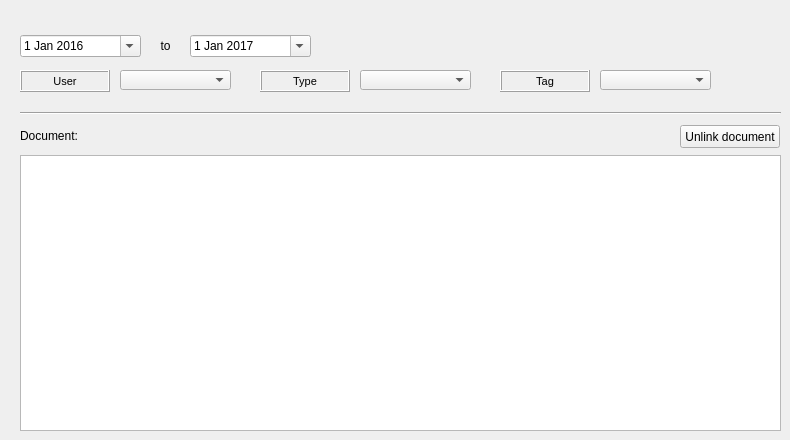
   <widget class="QWidget" name="tab_16">
    <attribute name="title">
     <string>Document</string>
    </attribute>
    <widget class="QComboBox" name="doc_user">
     <property name="geometry">
      <rect>
       <x>120</x>
       <y>70</y>
       <width>111</width>
       <height>20</height>
      </rect>
     </property>
    </widget>
    <widget class="QLabel" name="label_doc_user">
     <property name="geometry">
      <rect>
       <x>20</x>
       <y>70</y>
       <width>90</width>
       <height>22</height>
      </rect>
     </property>
     <property name="font">
      <font>
       <pointsize>8</pointsize>
      </font>
     </property>
     <property name="frameShape">
      <enum>QFrame::Box</enum>
     </property>
     <property name="frameShadow">
      <enum>QFrame::Raised</enum>
     </property>
     <property name="text">
      <string>User</string>
     </property>
     <property name="textFormat">
      <enum>Qt::AutoText</enum>
     </property>
     <property name="scaledContents">
      <bool>false</bool>
     </property>
     <property name="alignment">
      <set>Qt::AlignCenter</set>
     </property>
     <property name="margin">
      <number>3</number>
     </property>
    </widget>
    <widget class="Line" name="line_6">
     <property name="geometry">
      <rect>
       <x>20</x>
       <y>105</y>
       <width>761</width>
       <height>16</height>
      </rect>
     </property>
     <property name="orientation">
      <enum>Qt::Horizontal</enum>
     </property>
    </widget>
    <widget class="QDateEdit" name="date_document_from">
     <property name="geometry">
      <rect>
       <x>20</x>
       <y>35</y>
       <width>121</width>
       <height>22</height>
      </rect>
     </property>
     <property name="date">
      <date>
       <year>2016</year>
       <month>1</month>
       <day>1</day>
      </date>
     </property>
     <property name="calendarPopup">
      <bool>true</bool>
     </property>
    </widget>
    <widget class="QComboBox" name="doc_type">
     <property name="geometry">
      <rect>
       <x>360</x>
       <y>70</y>
       <width>111</width>
       <height>20</height>
      </rect>
     </property>
    </widget>
    <widget class="QLabel" name="label_document">
     <property name="geometry">
      <rect>
       <x>20</x>
       <y>125</y>
       <width>90</width>
       <height>22</height>
      </rect>
     </property>
     <property name="font">
      <font>
       <pointsize>9</pointsize>
      </font>
     </property>
     <property name="frameShape">
      <enum>QFrame::NoFrame</enum>
     </property>
     <property name="frameShadow">
      <enum>QFrame::Plain</enum>
     </property>
     <property name="text">
      <string>Document:</string>
     </property>
     <property name="textFormat">
      <enum>Qt::AutoText</enum>
     </property>
     <property name="scaledContents">
      <bool>false</bool>
     </property>
     <property name="alignment">
      <set>Qt::AlignLeading|Qt::AlignLeft|Qt::AlignVCenter</set>
     </property>
     <property name="margin">
      <number>3</number>
     </property>
    </widget>
    <widget class="QLabel" name="label_doc_to">
     <property name="geometry">
      <rect>
       <x>150</x>
       <y>35</y>
       <width>31</width>
       <height>22</height>
      </rect>
     </property>
     <property name="font">
      <font>
       <pointsize>9</pointsize>
      </font>
     </property>
     <property name="frameShape">
      <enum>QFrame::NoFrame</enum>
     </property>
     <property name="frameShadow">
      <enum>QFrame::Raised</enum>
     </property>
     <property name="text">
      <string>to</string>
     </property>
     <property name="textFormat">
      <enum>Qt::AutoText</enum>
     </property>
     <property name="scaledContents">
      <bool>false</bool>
     </property>
     <property name="alignment">
      <set>Qt::AlignCenter</set>
     </property>
     <property name="margin">
      <number>3</number>
     </property>
    </widget>
    <widget class="QDateEdit" name="date_document_to">
     <property name="geometry">
      <rect>
       <x>190</x>
       <y>35</y>
       <width>121</width>
       <height>22</height>
      </rect>
     </property>
     <property name="date">
      <date>
       <year>2017</year>
       <month>1</month>
       <day>1</day>
      </date>
     </property>
     <property name="calendarPopup">
      <bool>true</bool>
     </property>
    </widget>
    <widget class="QLabel" name="label_doc_type">
     <property name="geometry">
      <rect>
       <x>260</x>
       <y>70</y>
       <width>90</width>
       <height>22</height>
      </rect>
     </property>
     <property name="font">
      <font>
       <pointsize>8</pointsize>
      </font>
     </property>
     <property name="frameShape">
      <enum>QFrame::Box</enum>
     </property>
     <property name="frameShadow">
      <enum>QFrame::Raised</enum>
     </property>
     <property name="text">
      <string>Type</string>
     </property>
     <property name="textFormat">
      <enum>Qt::AutoText</enum>
     </property>
     <property name="scaledContents">
      <bool>false</bool>
     </property>
     <property name="alignment">
      <set>Qt::AlignCenter</set>
     </property>
     <property name="margin">
      <number>3</number>
     </property>
    </widget>
    <widget class="QLabel" name="label_doc_tag">
     <property name="geometry">
      <rect>
       <x>500</x>
       <y>70</y>
       <width>90</width>
       <height>22</height>
      </rect>
     </property>
     <property name="font">
      <font>
       <pointsize>8</pointsize>
      </font>
     </property>
     <property name="frameShape">
      <enum>QFrame::Box</enum>
     </property>
     <property name="frameShadow">
      <enum>QFrame::Raised</enum>
     </property>
     <property name="text">
      <string>Tag</string>
     </property>
     <property name="textFormat">
      <enum>Qt::AutoText</enum>
     </property>
     <property name="scaledContents">
      <bool>false</bool>
     </property>
     <property name="alignment">
      <set>Qt::AlignCenter</set>
     </property>
     <property name="margin">
      <number>3</number>
     </property>
    </widget>
    <widget class="QComboBox" name="doc_tag">
     <property name="geometry">
      <rect>
       <x>600</x>
       <y>70</y>
       <width>111</width>
       <height>20</height>
      </rect>
     </property>
    </widget>
    <widget class="QTableView" name="tbl_document">
     <property name="geometry">
      <rect>
       <x>20</x>
       <y>155</y>
       <width>761</width>
       <height>276</height>
      </rect>
     </property>
    </widget>
    <widget class="QPushButton" name="btn_doc_delete">
     <property name="geometry">
      <rect>
       <x>680</x>
       <y>125</y>
       <width>100</width>
       <height>23</height>
      </rect>
     </property>
     <property name="text">
      <string>Unlink document</string>
     </property>
    </widget>
   </widget>
